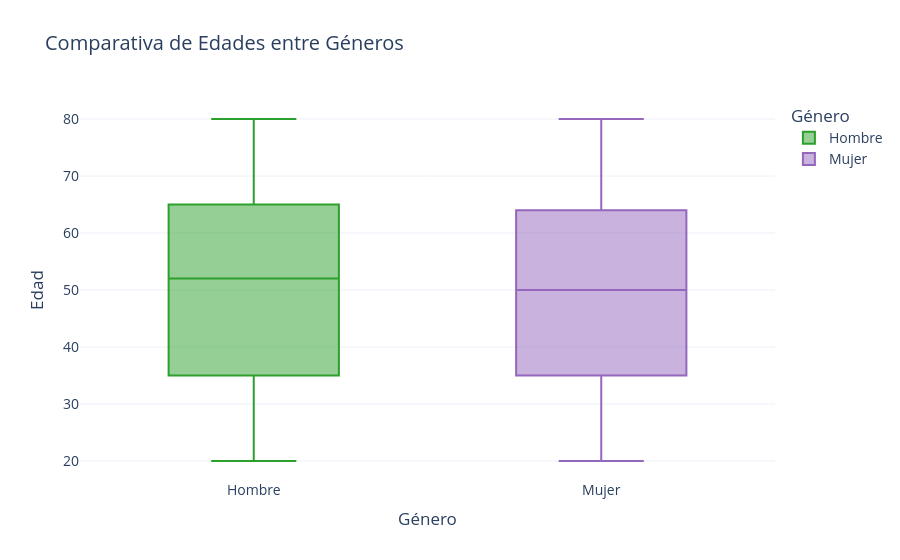

The notebook cell this image was saved under:
### Markdown cell above
### Estructura de Edad por Género
El gráfico de cajas (Boxplot) a continuación permite comparar si los hombres encuestados son, en promedio, mayores que las mujeres.
- **La línea en el centro del color:** Es la mediana (el centro exacto de la población).
- **Los bordes del color:** Cubren del percentil 25 al 75.
- **Los puntos sueltos:** Si los hay, son "Outliers" estadísticos.

### Code cell
df_visual = df.copy()
df_visual['Genero_Texto'] = df_visual['RIAGENDR'].map({1.0: 'Hombre', 2.0: 'Mujer'})

fig = px.box(
    df_visual, 
    x='Genero_Texto', 
    y='RIDAGEYR', 
    title='Comparativa de Edades entre Géneros',
    color='Genero_Texto',
    labels={'RIDAGEYR': 'Edad', 'Genero_Texto': 'Género'},
    color_discrete_map={'Hombre': '#2ca02c', 'Mujer': '#9467bd'}
)
fig.update_layout(font=dict(size=14))
fig.show()

### Figure 1 — Plotly figure (JSON) as saved in the notebook; plotly's stock layout.template omitted (floating-point values rounded to 4 significant figures; data arrays with more than 128 entries replaced by an {"elided": "..."} marker saying what was removed)
{"data": [{"alignmentgroup": "True", "hovertemplate": "Género=%{x}<br>Edad=%{y}<extra></extra>", "legendgroup": "Hombre", "marker": {"color": "#2ca02c"}, "name": "Hombre", "notched": false, "offsetgroup": "Hombre", "orientation": "v", "showlegend": true, "type": "box", "x": {"elided": "5449 str values"}, "x0": " ", "xaxis": "x", "y": {"elided": "5449 float values"}, "y0": " ", "yaxis": "y"}, {"alignmentgroup": "True", "hovertemplate": "Género=%{x}<br>Edad=%{y}<extra></extra>", "legendgroup": "Mujer", "marker": {"color": "#9467bd"}, "name": "Mujer", "notched": false, "offsetgroup": "Mujer", "orientation": "v", "showlegend": true, "type": "box", "x": {"elided": "5839 str values"}, "x0": " ", "xaxis": "x", "y": {"elided": "5839 float values"}, "y0": " ", "yaxis": "y"}], "layout": {"boxmode": "overlay", "font": {"size": 14}, "legend": {"title": {"text": "Género"}, "tracegroupgap": 0}, "title": {"text": "Comparativa de Edades entre Géneros"}, "xaxis": {"anchor": "y", "categoryarray": ["Hombre", "Mujer"], "categoryorder": "array", "domain": [0, 1], "title": {"text": "Género"}}, "yaxis": {"anchor": "x", "domain": [0, 1], "title": {"text": "Edad"}}}}
